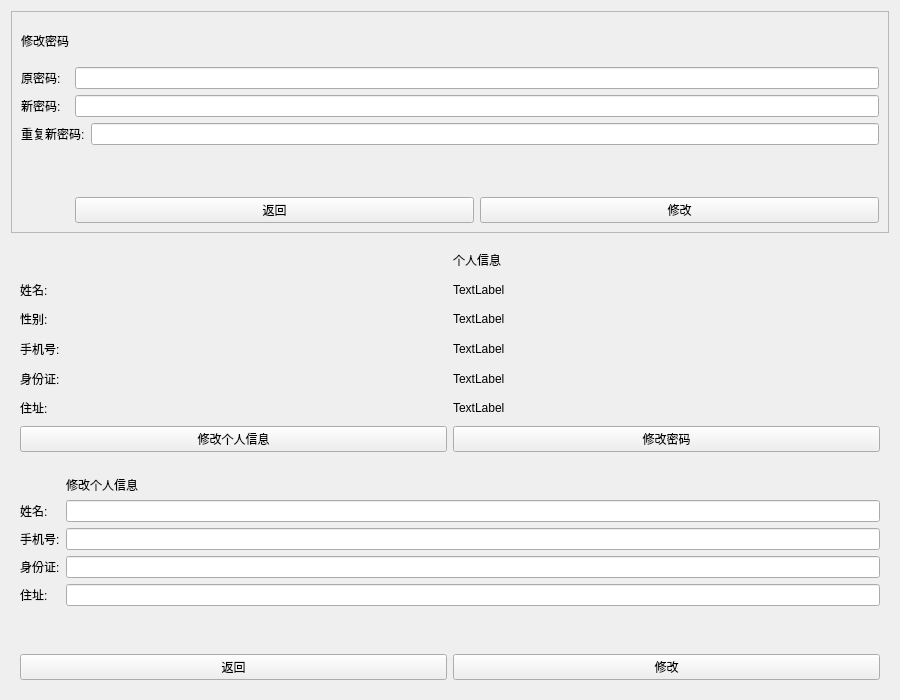
<?xml version="1.0" encoding="UTF-8"?>
<ui version="4.0">
 <class>Page_Profile</class>
 <widget class="QWidget" name="Page_Profile">
  <property name="geometry">
   <rect>
    <x>0</x>
    <y>0</y>
    <width>900</width>
    <height>700</height>
   </rect>
  </property>
  <property name="windowTitle">
   <string>个人中心</string>
  </property>
  <layout class="QVBoxLayout" name="verticalLayout_2">
   <item>
    <widget class="QFrame" name="cg_passwd">
     <property name="frameShape">
      <enum>QFrame::StyledPanel</enum>
     </property>
     <property name="frameShadow">
      <enum>QFrame::Raised</enum>
     </property>
     <layout class="QGridLayout" name="gridLayout_2">
      <item row="3" column="1" colspan="2">
       <widget class="QLineEdit" name="lineEdit_2"/>
      </item>
      <item row="4" column="0" colspan="2">
       <widget class="QLabel" name="label_9">
        <property name="text">
         <string>重复新密码:</string>
        </property>
       </widget>
      </item>
      <item row="2" column="0">
       <widget class="QLabel" name="label_7">
        <property name="text">
         <string>原密码:</string>
        </property>
       </widget>
      </item>
      <item row="3" column="0">
       <widget class="QLabel" name="label_8">
        <property name="text">
         <string>新密码:</string>
        </property>
       </widget>
      </item>
      <item row="6" column="1" colspan="2">
       <layout class="QHBoxLayout" name="horizontalLayout_2">
        <item>
         <widget class="QPushButton" name="back1">
          <property name="text">
           <string>返回</string>
          </property>
         </widget>
        </item>
        <item>
         <widget class="QPushButton" name="pushButton_2">
          <property name="text">
           <string>修改</string>
          </property>
         </widget>
        </item>
       </layout>
      </item>
      <item row="2" column="1" colspan="2">
       <widget class="QLineEdit" name="lineEdit"/>
      </item>
      <item row="4" column="2">
       <widget class="QLineEdit" name="lineEdit_3"/>
      </item>
      <item row="1" column="0">
       <widget class="QLabel" name="label_6">
        <property name="text">
         <string>修改密码</string>
        </property>
       </widget>
      </item>
      <item row="5" column="1">
       <widget class="QLabel" name="label_16">
        <property name="text">
         <string> </string>
        </property>
       </widget>
      </item>
     </layout>
    </widget>
   </item>
   <item>
    <widget class="QWidget" name="info" native="true">
     <layout class="QGridLayout" name="gridLayout_3">
      <item row="3" column="0">
       <widget class="QLabel" name="label_12">
        <property name="text">
         <string>手机号:</string>
        </property>
       </widget>
      </item>
      <item row="3" column="1">
       <widget class="QLabel" name="phone">
        <property name="text">
         <string>TextLabel</string>
        </property>
       </widget>
      </item>
      <item row="1" column="0">
       <widget class="QLabel" name="label_11">
        <property name="text">
         <string>姓名:</string>
        </property>
       </widget>
      </item>
      <item row="4" column="1">
       <widget class="QLabel" name="id">
        <property name="text">
         <string>TextLabel</string>
        </property>
       </widget>
      </item>
      <item row="2" column="1">
       <widget class="QLabel" name="gender">
        <property name="text">
         <string>TextLabel</string>
        </property>
       </widget>
      </item>
      <item row="2" column="0">
       <widget class="QLabel" name="label_15">
        <property name="text">
         <string>性别:</string>
        </property>
       </widget>
      </item>
      <item row="0" column="1">
       <widget class="QLabel" name="label_10">
        <property name="text">
         <string>个人信息</string>
        </property>
       </widget>
      </item>
      <item row="5" column="0">
       <widget class="QLabel" name="label_14">
        <property name="text">
         <string>住址:</string>
        </property>
       </widget>
      </item>
      <item row="6" column="0" colspan="2">
       <layout class="QHBoxLayout" name="horizontalLayout">
        <item>
         <widget class="QPushButton" name="pushButton_3">
          <property name="text">
           <string>修改个人信息</string>
          </property>
         </widget>
        </item>
        <item>
         <widget class="QPushButton" name="pushButton_4">
          <property name="text">
           <string>修改密码</string>
          </property>
         </widget>
        </item>
       </layout>
      </item>
      <item row="4" column="0">
       <widget class="QLabel" name="label_13">
        <property name="text">
         <string>身份证:</string>
        </property>
       </widget>
      </item>
      <item row="1" column="1">
       <widget class="QLabel" name="name">
        <property name="text">
         <string>TextLabel</string>
        </property>
       </widget>
      </item>
      <item row="5" column="1">
       <widget class="QLabel" name="adress">
        <property name="text">
         <string>TextLabel</string>
        </property>
       </widget>
      </item>
     </layout>
    </widget>
   </item>
   <item>
    <widget class="QWidget" name="cg_info" native="true">
     <layout class="QVBoxLayout" name="verticalLayout">
      <item>
       <layout class="QGridLayout" name="gridLayout">
        <item row="3" column="0">
         <widget class="QLabel" name="label_4">
          <property name="text">
           <string>身份证:</string>
          </property>
         </widget>
        </item>
        <item row="4" column="1">
         <widget class="QLineEdit" name="lineEdit_4"/>
        </item>
        <item row="1" column="0">
         <widget class="QLabel" name="label_2">
          <property name="text">
           <string>姓名:</string>
          </property>
         </widget>
        </item>
        <item row="1" column="1">
         <widget class="QLineEdit" name="cg_name"/>
        </item>
        <item row="2" column="1">
         <widget class="QLineEdit" name="cg_phone"/>
        </item>
        <item row="3" column="1">
         <widget class="QLineEdit" name="cg_id"/>
        </item>
        <item row="4" column="0">
         <widget class="QLabel" name="label_5">
          <property name="text">
           <string>住址:</string>
          </property>
         </widget>
        </item>
        <item row="2" column="0">
         <widget class="QLabel" name="label_3">
          <property name="text">
           <string>手机号:</string>
          </property>
         </widget>
        </item>
        <item row="0" column="1">
         <widget class="QLabel" name="label">
          <property name="text">
           <string>修改个人信息</string>
          </property>
         </widget>
        </item>
       </layout>
      </item>
      <item>
       <widget class="QLabel" name="errortext2">
        <property name="text">
         <string/>
        </property>
       </widget>
      </item>
      <item>
       <layout class="QHBoxLayout" name="horizontalLayout_3">
        <item>
         <widget class="QPushButton" name="back2">
          <property name="text">
           <string>返回</string>
          </property>
         </widget>
        </item>
        <item>
         <widget class="QPushButton" name="pushButton">
          <property name="text">
           <string>修改</string>
          </property>
         </widget>
        </item>
       </layout>
      </item>
     </layout>
    </widget>
   </item>
  </layout>
 </widget>
 <resources/>
 <connections/>
</ui>
